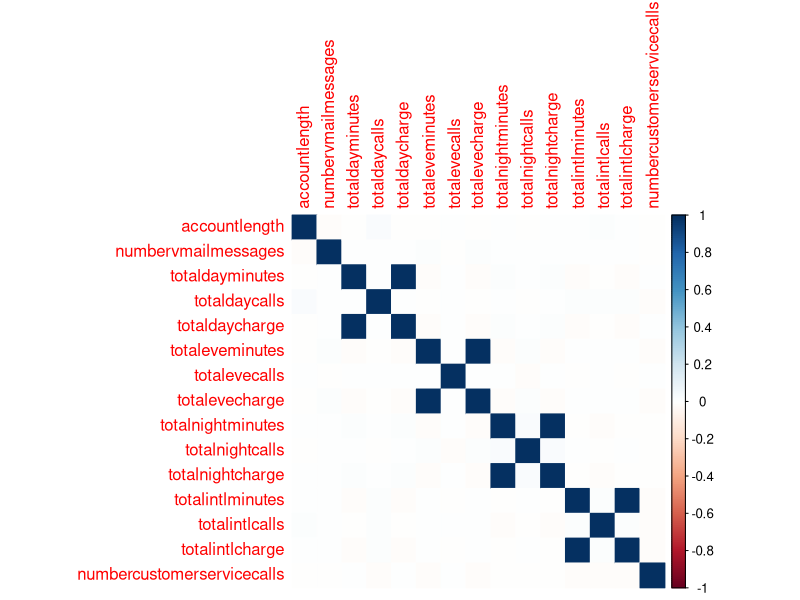
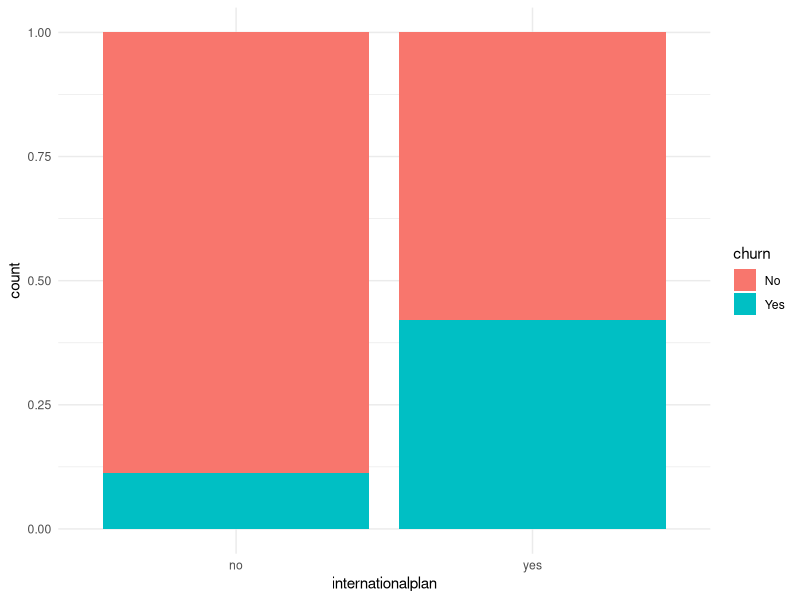
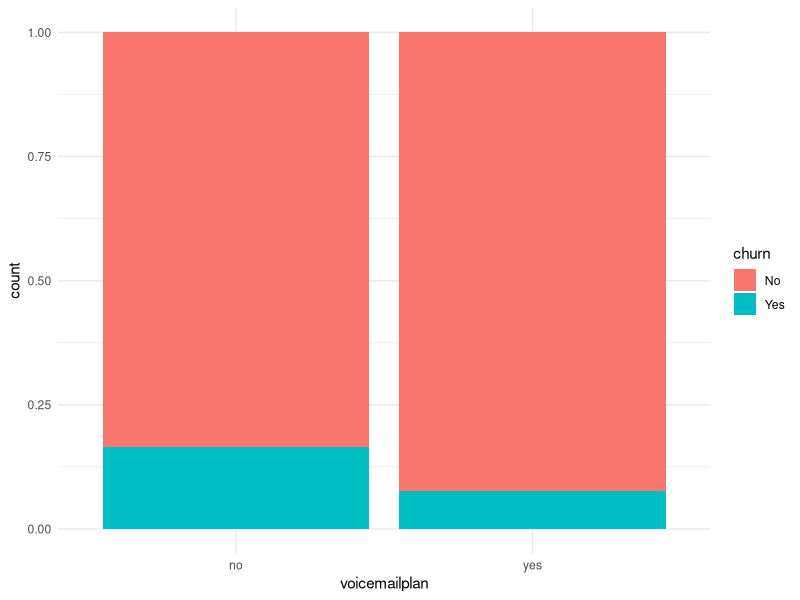

Write R code to recreate these figures, in order.
# install.packages(c("tidyverse", "caret"))

library(tidyverse)
library(caret)
library(MLmetrics)
library(corrplot)

################################################################################

churn_df <- read_csv("data/churn.csv")

## explore dataset
glimpse(churn_df)

## no missing value
mean(complete.cases(churn_df))

colnames(churn_df)

# prepare data
churn_df$churn <- factor(churn_df$churn)

################################################################################

cor_matrix <- churn_df %>% 
  select(-c("churn", 
            "internationalplan", 
            "voicemailplan")) %>%
  cor() %>%
  round(4)
# write.csv(cor_matrix, "data/cor_matrix.csv")

# correlation between minutes and charge equal 1  
corrplot(cor_matrix, method = "color")

####################################

# Check Correlation x and y for numerical number
churn_df %>%
  group_by((churn)) %>%
  summarise(mean(accountlength),
            mean(numbervmailmessages),
            mean(totaldayminutes),
            mean(totaldaycalls),
            mean(totaleveminutes),
            mean(totalevecalls),
            mean(totalnightminutes),
            mean(totalnightcalls),
            mean(totalintlminutes),
            mean(totalintlcalls),
            mean(numbercustomerservicecalls),
            ) %>%
  t()

#############################

churn_df %>%
  group_by(internationalplan, churn) %>%
  summarise(count = n()) %>%
  mutate(percent = round(count/sum(count)*100, 1))

ggplot(churn_df, aes(internationalplan, fill=churn)) +
  geom_bar(position="fill") + 
  theme_minimal()

#############################

churn_df %>%
  group_by(voicemailplan, churn) %>%
  summarise(count = n()) %>%
  mutate(percent = round(count/sum(count)*100, 1))

ggplot(churn_df, aes(voicemailplan, fill=churn)) +
  geom_bar(position="fill") + 
  theme_minimal()


####################################

## select variables
churn_select <- churn_df %>%
  select(
    internationalplan,
    numbervmailmessages,
    totaldayminutes,
    totaleveminutes,
    totalnightminutes,
    numbercustomerservicecalls,
    churn
  )

#############################################################################

## 1. split data
train_test_split <- function(data, size=0.8) {
  set.seed(42)
  n <- nrow(data)
  train_id <- sample(1:n, size*n)
  train_df <- data[train_id, ]
  test_df <- data[-train_id, ]
  return( list(train_df, test_df) )
}

prep_df <- train_test_split(churn_select, size=0.8)
prep_df

############################

## Min-max Normalization
## Create transformer for compute min, max from train data
transformer <- preProcess(prep_df[[1]],
                          method=c("range"))

train_norm <- predict(transformer, prep_df[[1]])
test_norm <- predict(transformer, prep_df[[2]])

################################################################################

## 2. train model

set.seed(42)

ctrl <- trainControl(
  method = "cv",
  number = 5,
  summaryFunction = prSummary,
  classProbs = TRUE
)

model <- train(churn ~ .,
               data = train_norm,
               method = "knn",
               metric = "AUC",
               trControl = ctrl)
model


################################################################################

## 3. score model
pred_train <- predict(model, newdata= train_norm)
pred_test <- predict(model, newdata= test_norm)

################################################################################

## 4. evaluate model
actual_train <- train_norm$churn
actual_test <- test_norm$churn

# Check Overfitting
mean(pred_train == actual_train)
mean(pred_test == actual_test)

# Confusion Matrix method 2
conM <- confusionMatrix(data=pred_test, 
                        reference = actual_test, 
                        positive="Yes",
                        mode="prec_recall")
conM

################################################################################
